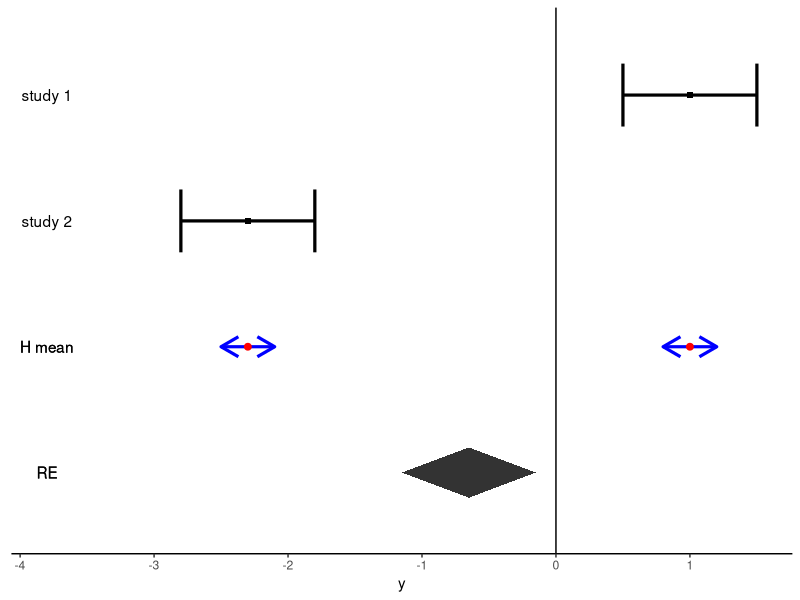
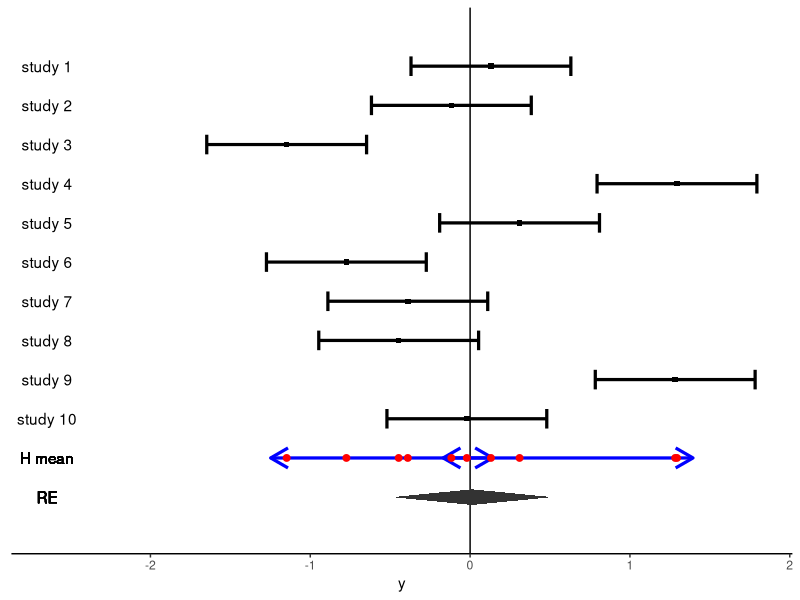
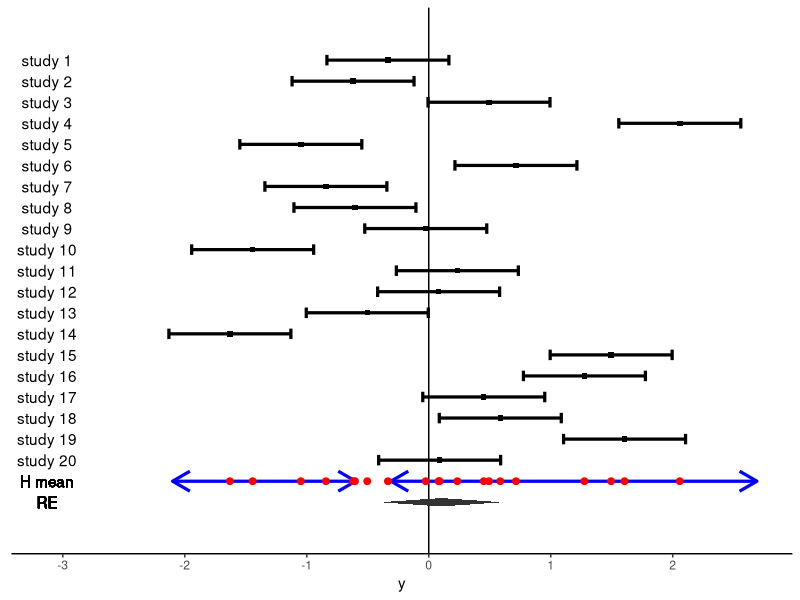

Reproduce these figures in R, in order.
rm(list = ls())
library(tidyverse); theme_set(theme_bw())

#' Forest plot including harmomic mean intervals
#'
#' @param studies a data.frame with column names "y", "lower", "upper" describing the
#' study effect, the lower, and the upper bound of the CIs.
#' @param randomEffect a data.frame with column names "lower" and "upper" describing the
#' study the lower and upper bound of the CI from the random effects model.
#' @param hMean a data.frame with column names "lower" and "upper" describing the
#' study the lower and upper bound(s) of the CI(s) from the harmonic mean model.
#' @param barHeight height of the CI ticks.
#' @param arrowHeight height of the CI arrows.
#' @param lwd line width.
#' @param cex point size.
#' @return a ggplot
#' @note Adjust the vertical spacing by choosing the plotting region accordingly, e.g.,
#' \code{pdf(height=3)}.
#' @examples
#' ## tests 1 -------------------------------------
#' studies <- tibble(y = c(1, -2.3),
#'                   lower = y - .5,
#'                   upper = y + .5,
#'                   names = paste("study", seq_along(y)))
#' 
#' hMean <- tibble(lower = studies$y - .2,
#'                 upper = studies$y + .2)
#' 
#' randomEffect <- tibble(lower = mean(studies$y) - .2,
#'                        upper = mean(studies$y) + .2)
#' 
#' forest(studies, hMean=hMean, randomEffect = randomEffect)
#' 
#' 
#' 
#' ## tests 2 -------------------------------------
#' studies <- tibble(y = rnorm(10),
#'                   lower = y - .5,
#'                   upper = y + .5,
#'                   names = paste("study", seq_along(y)))
#' 
#' hMean <- tibble(lower = quantile(studies$y, probs=c(0,.5))-.1,
#'                 upper = quantile(studies$y, probs=c(.6,1))+.1)
#' 
#' randomEffect <- tibble(lower = mean(studies$y) - c(0, .2),
#'                        upper = mean(studies$y) + c(0,.2))
#' 
#' forest(studies, hMean=hMean, randomEffect = randomEffect)
#' 
#' 
#' 
#' ## tests 3 --------------------------------------
#' studies <- tibble(y = rnorm(20),
#'                   lower = y - .5,
#'                   upper = y + .5,
#'                   names = paste("study", seq_along(y)))
#' 
#' hMean <- tibble(lower = c(-2.1, -.31),
#'                 upper = lower + c(1.5, 3))
#' 
#' randomEffect <- tibble(lower = mean(studies$y) - .2,
#'                        upper = mean(studies$y) + .2)
#' 
#' forest(studies, hMean=hMean, randomEffect = randomEffect,)
#' 
forest <- function(studies,
                   randomEffect = NULL,
                   hMean = NULL,
                   barHeight = 0.5,
                   arrowHeight = 0.2,
                   lwd=1.1,
                   cex = 2){

    stopifnot(is.data.frame(studies),
              c("y", "lower", "upper") %in% names(studies),
              is.data.frame(randomEffect),
              c("lower", "upper") %in% names(randomEffect),
              is.data.frame(hMean),
              c("lower", "upper") %in% names(hMean),
              is.numeric(barHeight), length(barHeight)==1,
              is.finite(barHeight), 0 <= barHeight,
              is.numeric(arrowHeight), length(arrowHeight)==1,
              is.finite(arrowHeight), 0 <= arrowHeight,
              is.numeric(lwd), length(lwd)==1,
              is.finite(lwd), 0 <= lwd,
              is.numeric(cex), length(cex)==1,
              is.finite(cex), 0 <= cex)
    
    diamond <- function(center, height, width) {
        base <- matrix(c(1, 0, 0, 1, -1, 0, 0, -1), nrow = 2) 
        trans <- rbind(base[1,]*width, base[2,]*height) + center
        geom_polygon(data = as.data.frame(t(trans)), mapping = aes(x = V1, y = V2)) 
    }

    
    mmin <- min(studies$lower, randomEffect$lower, hMean$lower)
    mmax <- max(studies$upper, randomEffect$upper, hMean$upper)

    
    p <- ggplot(data = studies,
                mapping = aes(x=y, y=rev(seq_along(y)))) + 
        geom_errorbar(width = barHeight, xmin = studies$lower, xmax = studies$upper, size=lwd) +
        geom_point(shape = 15) +
        geom_vline(xintercept = 0) +
        geom_text(aes(label = names), x = mmin - 1 ) +
        xlim(c(mmin - 1, mmax)) +
        scale_y_continuous(expand = c(.1, .1)) +
        theme_classic() +
        theme(axis.title.y=element_blank(),
              axis.text.y=element_blank(),
              axis.ticks.y=element_blank(),
              axis.line.y=element_blank()) 
    
    if(!is.null(hMean)){
        p <- p + geom_segment(data = hMean,
                              mapping = aes(x = lower, xend = upper),
                              y= 0, yend=0,
                              arrow = arrow(ends="both", length = unit(arrowHeight, "in")),
                              color="blue", size=lwd) 
        p <- p + geom_text(label = "H mean", x = mmin - 1, y = 0) +
            geom_point(data = studies, mapping = aes(x=y), y=0, color="red", size=cex)
    }

    if(!is.null(randomEffect)){
        p <- p + diamond(center = c(mean(c(randomEffect$lower, randomEffect$upper)), -1),
                         height = .2, width = barHeight) 
        p <- p + geom_text(label = "RE", x = mmin - 1, y = -1 )
    }
    p
}



## tests 1 -------------------------------------
studies <- tibble(y = c(1, -2.3),
                  lower = y - .5,
                  upper = y + .5,
                  names = paste("study", seq_along(y)))

hMean <- tibble(lower = studies$y - .2,
                upper = studies$y + .2)

randomEffect <- tibble(lower = mean(studies$y) - .2,
                       upper = mean(studies$y) + .2)

forest(studies, hMean=hMean, randomEffect = randomEffect)



## tests 2 -------------------------------------
studies <- tibble(y = rnorm(10),
                  lower = y - .5,
                  upper = y + .5,
                  names = paste("study", seq_along(y)))

hMean <- tibble(lower = quantile(studies$y, probs=c(0,.5))-.1,
                upper = quantile(studies$y, probs=c(.6,1))+.1)

randomEffect <- tibble(lower = mean(studies$y) - c(0, .2),
                       upper = mean(studies$y) + c(0,.2))

forest(studies, hMean=hMean, randomEffect = randomEffect)



## tests 3 --------------------------------------
studies <- tibble(y = rnorm(20),
                  lower = y - .5,
                  upper = y + .5,
                  names = paste("study", seq_along(y)))

hMean <- tibble(lower = c(-2.1, -.31),
                upper = lower + c(1.5, 3))

randomEffect <- tibble(lower = mean(studies$y) - .2,
                       upper = mean(studies$y) + .2)

forest(studies, hMean=hMean, randomEffect = randomEffect)

